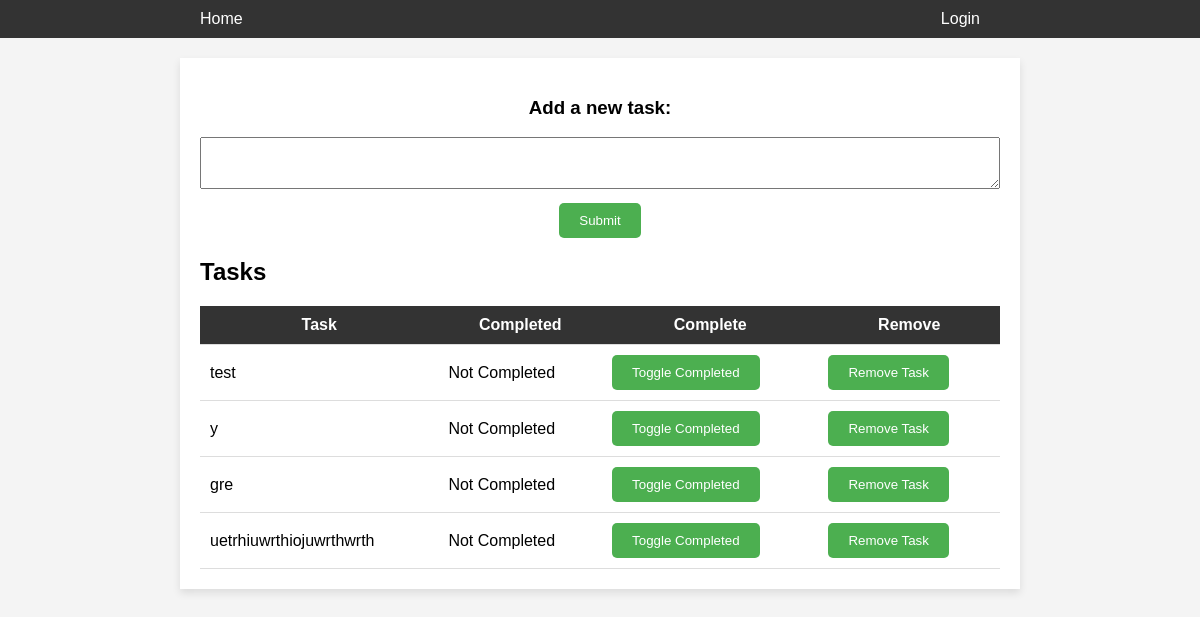
Before: / with the older database file.
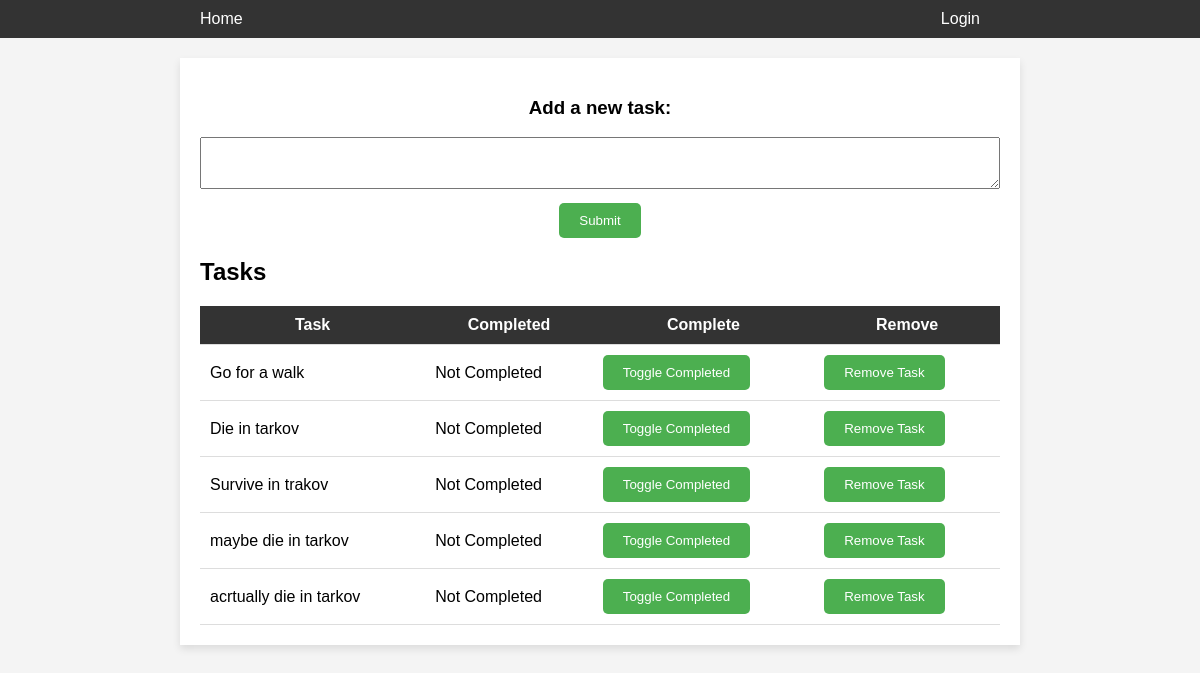
After: the same page with the newer database file.
### tables this page shows
CREATE TABLE todo (id INTEGER PRIMARY KEY AUTOINCREMENT, description TEXT NOT NULL, completed BOOLEAN DEFAULT false);

### App.py (the view, shortened to what this page needs)
@app.route("/", methods = ["POST", "GET"])
def home():
    con = sqlite3.connect("database.sqlite")
    con.row_factory = sqlite3.Row
    cur = con.cursor()
    cur.execute("SELECT * FROM todo")
    rows = cur.fetchall()
    con.close()
    return render_template('index.html', rows=rows)

### templates/index.html (shortened to what this page needs)
<!DOCTYPE html>
<html lang="en">
<head>
    <link rel="stylesheet" href="/static/style.css">
</head>
<body>
    <nav class="navbar">
        <div class="navbar-container">
            <a href="{{ url_for('home')}}" class="navbar-home">Home</a>
            <a href="{{ url_for('login')}}" class="navbar-login">Login</a>
        </div>
    </nav>
    <div class="container">
        <form action="{{ url_for('home') }}" method="POST" class="add-task-form">
            <h3>Add a new task:</h3>
            <textarea name="desc"></textarea>
            <input type="submit" value="Submit">
        </form>
        <div class="tasks">
            <h2>Tasks</h2>
            <table>
                <thead>
                    <tr>
                        <th>Task</th>
                        <th>Completed</th>
                        <th>Complete</th>
                        <th>Remove</th>
                    </tr>
                </thead>
                <tbody>
                    {% for row in rows %}
                    <tr>
                        <td>{{ row["description"] }}</td>
                        <td>{{ "Not Completed" if row["completed"] == 0 else "Completed" }}</td>
                        <td>
                            <form action="{{ url_for('toggle_completed', task_id=row['id']) }}" method="POST">
                                <input type="submit" value="Toggle Completed">
                            </form>
                        </td>
                        <td>
                            <form action="{{ url_for('remove_task', task_id=row['id']) }}" method="POST">
                                <input type="submit" value="Remove Task">
                            </form>
                        </td>
                    </tr>
                    {% endfor %}
                </tbody>
            </table>
        </div>
    </div>
</body>
</html>

### static/style.css (style rules this page uses)
body { font-family: Arial, sans-serif; background-color: #f4f4f4; margin: 0; padding: 0; }
.navbar { background-color: #333; padding: 10px 0; }
.navbar-container { max-width: 800px; margin: 0 auto; display: flex; justify-content: space-between; align-items: center; }
.navbar a { color: white; text-decoration: none; margin-right: 20px; }
.container { max-width: 800px; margin: 20px auto; padding: 20px; background-color: white; box-shadow: 0 4px 8px rgba(0, 0, 0, 0.1); }
.add-task-form { text-align: center; }
.add-task-form textarea { width: 100%; padding: 10px; margin-bottom: 10px; box-sizing: border-box; }
.add-task-form input[type="submit"] { background-color: #4CAF50; color: white; border: none; padding: 10px 20px; cursor: pointer; border-radius: 5px; }
.tasks { margin-top: 20px; }
table { width: 100%; border-collapse: collapse; background-color: white; }
thead { background-color: #333; color: white; }
td, th { padding: 10px; border-bottom: 1px solid #ddd; }
input[type="submit"] { background-color: #4CAF50; color: white; border: none; padding: 10px 20px; cursor: pointer; border-radius: 5px; }

Changed rows visible on the page:
removed todo: description "test", completed "Not Completed"
removed todo: description "y", completed "Not Completed"
removed todo: description "gre", completed "Not Completed"
removed todo: description "uetrhiuwrthiojuwrthwrth", completed "Not Completed"
added todo: description "Go for a walk", completed "Not Completed"
added todo: description "Die in tarkov", completed "Not Completed"
added todo: description "Survive in trakov", completed "Not Completed"
added todo: description "maybe die in tarkov", completed "Not Completed"
added todo: description "acrtually die in tarkov", completed "Not Completed"
